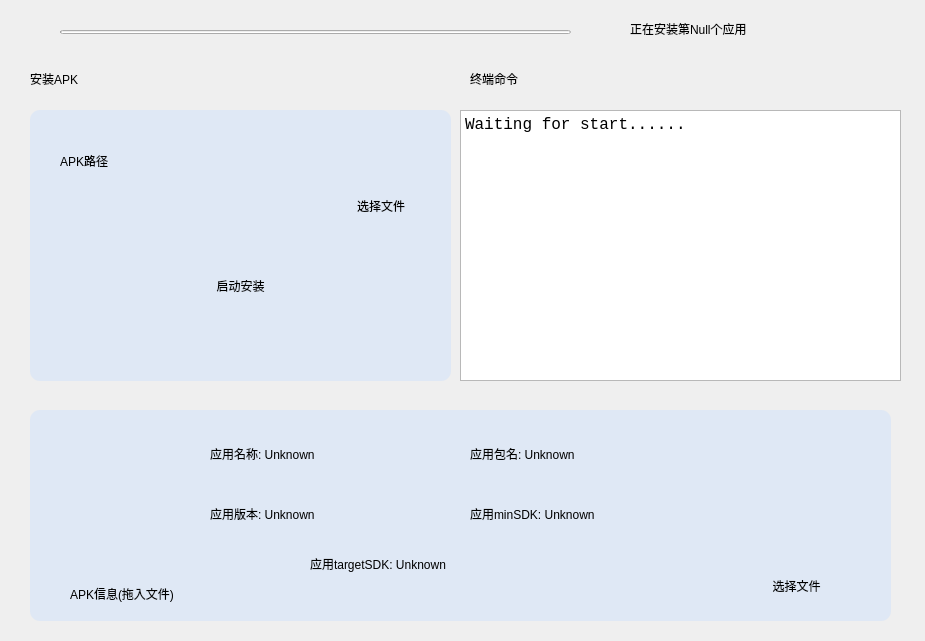
<?xml version="1.0" encoding="UTF-8"?>
<ui version="4.0">
 <class>Frame</class>
 <widget class="QFrame" name="Frame">
  <property name="geometry">
   <rect>
    <x>0</x>
    <y>0</y>
    <width>925</width>
    <height>641</height>
   </rect>
  </property>
  <property name="windowTitle">
   <string>Frame</string>
  </property>
  <widget class="PlainTextEdit" name="PlainTextEdit">
   <property name="geometry">
    <rect>
     <x>460</x>
     <y>110</y>
     <width>441</width>
     <height>271</height>
    </rect>
   </property>
   <property name="font">
    <font>
     <family>Consolas</family>
     <pointsize>12</pointsize>
     <weight>50</weight>
     <bold>false</bold>
    </font>
   </property>
   <property name="styleSheet">
    <string notr="true">PlainTextEdit {
    color: black;
    background-color: white;
    border: 1px solid rgba(0, 0, 0, 13);
    border-bottom: 1px solid rgba(0, 0, 0, 100);
    border-radius: 5px;
    /* font: 14px &quot;Segoe UI&quot;, &quot;Microsoft YaHei&quot;; */
    padding: 0px 10px;
}
</string>
   </property>
   <property name="readOnly">
    <bool>true</bool>
   </property>
   <property name="plainText">
    <string>Waiting for start......</string>
   </property>
  </widget>
  <widget class="TitleLabel" name="TitleLabel">
   <property name="geometry">
    <rect>
     <x>470</x>
     <y>60</y>
     <width>123</width>
     <height>38</height>
    </rect>
   </property>
   <property name="text">
    <string>终端命令</string>
   </property>
  </widget>
  <widget class="SimpleCardWidget" name="SimpleCardWidget">
   <property name="geometry">
    <rect>
     <x>30</x>
     <y>410</y>
     <width>861</width>
     <height>211</height>
    </rect>
   </property>
   <property name="styleSheet">
    <string notr="true">border-radius: 10px;border-style: outset;
border: 2px rgb(190, 206, 221);
background-color: rgb(223, 232, 245);</string>
   </property>
   <widget class="IconWidget" name="IconWidget">
    <property name="geometry">
     <rect>
      <x>30</x>
      <y>50</y>
      <width>131</width>
      <height>111</height>
     </rect>
    </property>
    <property name="icon">
     <iconset resource="../resources/main.qrc">
      <normaloff>:/images/unknown_package.png</normaloff>:/images/unknown_package.png</iconset>
    </property>
   </widget>
   <widget class="SubtitleLabel" name="SubtitleLabel">
    <property name="geometry">
     <rect>
      <x>180</x>
      <y>30</y>
      <width>201</width>
      <height>28</height>
     </rect>
    </property>
    <property name="text">
     <string>应用名称: Unknown</string>
    </property>
   </widget>
   <widget class="SubtitleLabel" name="SubtitleLabel_2">
    <property name="geometry">
     <rect>
      <x>180</x>
      <y>90</y>
      <width>201</width>
      <height>28</height>
     </rect>
    </property>
    <property name="text">
     <string>应用版本: Unknown</string>
    </property>
   </widget>
   <widget class="SubtitleLabel" name="SubtitleLabel_4">
    <property name="geometry">
     <rect>
      <x>440</x>
      <y>30</y>
      <width>371</width>
      <height>28</height>
     </rect>
    </property>
    <property name="text">
     <string>应用包名: Unknown</string>
    </property>
   </widget>
   <widget class="SubtitleLabel" name="SubtitleLabel_5">
    <property name="geometry">
     <rect>
      <x>440</x>
      <y>90</y>
      <width>231</width>
      <height>28</height>
     </rect>
    </property>
    <property name="text">
     <string>应用minSDK: Unknown</string>
    </property>
   </widget>
   <widget class="SubtitleLabel" name="SubtitleLabel_6">
    <property name="geometry">
     <rect>
      <x>280</x>
      <y>140</y>
      <width>261</width>
      <height>28</height>
     </rect>
    </property>
    <property name="text">
     <string>应用targetSDK: Unknown</string>
    </property>
   </widget>
   <widget class="PrimaryPushButton" name="PrimaryPushButton_2">
    <property name="geometry">
     <rect>
      <x>690</x>
      <y>160</y>
      <width>153</width>
      <height>32</height>
     </rect>
    </property>
    <property name="text">
     <string>选择文件</string>
    </property>
   </widget>
   <widget class="SubtitleLabel" name="SubtitleLabel_7">
    <property name="geometry">
     <rect>
      <x>40</x>
      <y>170</y>
      <width>201</width>
      <height>28</height>
     </rect>
    </property>
    <property name="text">
     <string>APK信息(拖入文件)</string>
    </property>
   </widget>
  </widget>
  <widget class="TitleLabel" name="TitleLabel_2">
   <property name="geometry">
    <rect>
     <x>30</x>
     <y>60</y>
     <width>141</width>
     <height>38</height>
    </rect>
   </property>
   <property name="text">
    <string>安装APK</string>
   </property>
  </widget>
  <widget class="ElevatedCardWidget" name="ElevatedCardWidget">
   <property name="geometry">
    <rect>
     <x>30</x>
     <y>110</y>
     <width>421</width>
     <height>271</height>
    </rect>
   </property>
   <property name="styleSheet">
    <string notr="true">border-radius: 10px;border-style: outset;
border: 2px rgb(190, 206, 221);
background-color: rgb(223, 232, 245);</string>
   </property>
   <widget class="SubtitleLabel" name="SubtitleLabel_3">
    <property name="geometry">
     <rect>
      <x>30</x>
      <y>30</y>
      <width>141</width>
      <height>41</height>
     </rect>
    </property>
    <property name="text">
     <string>APK路径</string>
    </property>
   </widget>
   <widget class="LineEdit" name="LineEdit">
    <property name="geometry">
     <rect>
      <x>30</x>
      <y>80</y>
      <width>261</width>
      <height>33</height>
     </rect>
    </property>
   </widget>
   <widget class="PushButton" name="PushButton">
    <property name="geometry">
     <rect>
      <x>300</x>
      <y>80</y>
      <width>102</width>
      <height>32</height>
     </rect>
    </property>
    <property name="text">
     <string>选择文件</string>
    </property>
   </widget>
   <widget class="PrimaryPushButton" name="PrimaryPushButton">
    <property name="geometry">
     <rect>
      <x>100</x>
      <y>150</y>
      <width>221</width>
      <height>51</height>
     </rect>
    </property>
    <property name="text">
     <string>启动安装</string>
    </property>
   </widget>
  </widget>
  <widget class="IndeterminateProgressBar" name="IndeterminateProgressBar">
   <property name="enabled">
    <bool>true</bool>
   </property>
   <property name="geometry">
    <rect>
     <x>60</x>
     <y>30</y>
     <width>511</width>
     <height>4</height>
    </rect>
   </property>
  </widget>
  <widget class="SubtitleLabel" name="SubtitleLabel_8">
   <property name="geometry">
    <rect>
     <x>630</x>
     <y>15</y>
     <width>281</width>
     <height>28</height>
    </rect>
   </property>
   <property name="text">
    <string>正在安装第Null个应用</string>
   </property>
  </widget>
 </widget>
 <customwidgets>
  <customwidget>
   <class>PushButton</class>
   <extends>QPushButton</extends>
   <header>qfluentwidgets</header>
  </customwidget>
  <customwidget>
   <class>PrimaryPushButton</class>
   <extends>PushButton</extends>
   <header>qfluentwidgets</header>
  </customwidget>
  <customwidget>
   <class>IconWidget</class>
   <extends>QWidget</extends>
   <header>qfluentwidgets</header>
  </customwidget>
  <customwidget>
   <class>CardWidget</class>
   <extends>QFrame</extends>
   <header>qfluentwidgets</header>
   <container>1</container>
  </customwidget>
  <customwidget>
   <class>ElevatedCardWidget</class>
   <extends>SimpleCardWidget</extends>
   <header>qfluentwidgets</header>
   <container>1</container>
  </customwidget>
  <customwidget>
   <class>SimpleCardWidget</class>
   <extends>CardWidget</extends>
   <header>qfluentwidgets</header>
   <container>1</container>
  </customwidget>
  <customwidget>
   <class>SubtitleLabel</class>
   <extends>QLabel</extends>
   <header>qfluentwidgets</header>
  </customwidget>
  <customwidget>
   <class>TitleLabel</class>
   <extends>QLabel</extends>
   <header>qfluentwidgets</header>
  </customwidget>
  <customwidget>
   <class>IndeterminateProgressBar</class>
   <extends>QProgressBar</extends>
   <header>qfluentwidgets</header>
  </customwidget>
  <customwidget>
   <class>LineEdit</class>
   <extends>QLineEdit</extends>
   <header>qfluentwidgets</header>
  </customwidget>
  <customwidget>
   <class>PlainTextEdit</class>
   <extends>QPlainTextEdit</extends>
   <header>qfluentwidgets</header>
  </customwidget>
 </customwidgets>
 <resources>
  <include location="../resources/main.qrc"/>
 </resources>
 <connections/>
</ui>
